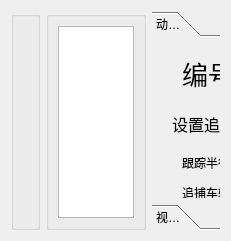
      <widget class="QWidget" name="tab3">
       <attribute name="title">
        <string>控制中心</string>
       </attribute>
       <layout class="QHBoxLayout" name="horizontalLayout_4">
        <item>
         <widget class="QGroupBox" name="paintBox">
          <property name="title">
           <string/>
          </property>
         </widget>
        </item>
        <item>
         <widget class="QGroupBox" name="flyBox2">
          <property name="maximumSize">
           <size>
            <width>100</width>
            <height>16777215</height>
           </size>
          </property>
          <property name="title">
           <string/>
          </property>
          <layout class="QVBoxLayout" name="verticalLayout_4">
           <item>
            <widget class="QTableWidget" name="flyWidget">
             <property name="maximumSize">
              <size>
               <width>100</width>
               <height>16777215</height>
              </size>
             </property>
            </widget>
           </item>
          </layout>
         </widget>
        </item>
        <item>
         <widget class="QToolBox" name="toolBox">
          <property name="maximumSize">
           <size>
            <width>300</width>
            <height>16777215</height>
           </size>
          </property>
          <property name="currentIndex">
           <number>0</number>
          </property>
          <widget class="QWidget" name="page">
           <property name="geometry">
            <rect>
             <x>0</x>
             <y>0</y>
             <width>300</width>
             <height>741</height>
            </rect>
           </property>
           <attribute name="label">
            <string>动捕模式</string>
           </attribute>
           <widget class="QPushButton" name="BtnLanding">
            <property name="geometry">
             <rect>
              <x>100</x>
              <y>530</y>
              <width>75</width>
              <height>23</height>
             </rect>
            </property>
            <property name="text">
             <string>降落</string>
            </property>
           </widget>
           <widget class="QLineEdit" name="EditHeight">
            <property name="geometry">
             <rect>
              <x>110</x>
              <y>170</y>
              <width>121</width>
              <height>20</height>
             </rect>
            </property>
           </widget>
           <widget class="QLabel" name="labLightBoard_17">
            <property name="geometry">
             <rect>
              <x>30</x>
              <y>10</y>
              <width>71</width>
              <height>41</height>
             </rect>
            </property>
            <property name="styleSheet">
             <string notr="true">QLabel{font-family:'Microsoft YaHei';font-size:26px;}</string>
            </property>
            <property name="text">
             <string>编号：</string>
            </property>
           </widget>
           <widget class="QPushButton" name="BtnCancel">
            <property name="geometry">
             <rect>
              <x>160</x>
              <y>340</y>
              <width>75</width>
              <height>23</height>
             </rect>
            </property>
            <property name="text">
             <string>取消</string>
            </property>
           </widget>
           <widget class="QLabel" name="Editnum2">
            <property name="geometry">
             <rect>
              <x>100</x>
              <y>10</y>
              <width>51</width>
              <height>41</height>
             </rect>
            </property>
            <property name="text">
             <string/>
            </property>
           </widget>
           <widget class="QLabel" name="labLightBoard_5">
            <property name="geometry">
             <rect>
              <x>30</x>
              <y>170</y>
              <width>81</width>
              <height>20</height>
             </rect>
            </property>
            <property name="text">
             <string>跟踪高度：</string>
            </property>
           </widget>
           <widget class="QPushButton" name="BtnTakeoff2">
            <property name="geometry">
             <rect>
              <x>150</x>
              <y>500</y>
              <width>75</width>
              <height>23</height>
             </rect>
            </property>
            <property name="text">
             <string>起飞</string>
            </property>
           </widget>
           <widget class="QLineEdit" name="EditRadius">
            <property name="geometry">
             <rect>
              <x>110</x>
              <y>110</y>
              <width>121</width>
              <height>20</height>
             </rect>
            </property>
           </widget>
           <widget class="QLabel" name="label">
            <property name="geometry">
             <rect>
              <x>240</x>
              <y>110</y>
              <width>21</width>
              <height>16</height>
             </rect>
            </property>
            <property name="text">
             <string>cm</string>
            </property>
           </widget>
           <widget class="QComboBox" name="BoxDirection">
            <property name="geometry">
             <rect>
              <x>110</x>
              <y>210</y>
              <width>121</width>
              <height>22</height>
             </rect>
            </property>
            <item>
             <property name="text">
              <string>前</string>
             </property>
            </item>
            <item>
             <property name="text">
              <string>后</string>
             </property>
            </item>
            <item>
             <property name="text">
              <string>左</string>
             </property>
            </item>
            <item>
             <property name="text">
              <string>右</string>
             </property>
            </item>
            <item>
             <property name="text">
              <string>中</string>
             </property>
            </item>
            <item>
             <property name="text">
              <string>左前</string>
             </property>
            </item>
            <item>
             <property name="text">
              <string>左后</string>
             </property>
            </item>
            <item>
             <property name="text">
              <string>右前</string>
             </property>
            </item>
            <item>
             <property name="text">
              <string>右后</string>
             </property>
            </item>
           </widget>
           <widget class="QPushButton" name="BtnConfirm">
            <property name="geometry">
             <rect>
              <x>40</x>
              <y>340</y>
              <width>75</width>
              <height>23</height>
             </rect>
            </property>
            <property name="text">
             <string> 动捕跟踪</string>
            </property>
           </widget>
           <widget class="QPushButton" name="BtnStart">
            <property name="geometry">
             <rect>
              <x>100</x>
              <y>470</y>
              <width>75</width>
              <height>23</height>
             </rect>
            </property>
            <property name="text">
             <string>开始</string>
            </property>
           </widget>
           <widget class="QLabel" name="labLightBoard_6">
            <property name="geometry">
             <rect>
              <x>30</x>
              <y>140</y>
              <width>81</width>
              <height>20</height>
             </rect>
            </property>
            <property name="text">
             <string>追捕车辆：</string>
            </property>
           </widget>
           <widget class="QLabel" name="labLightBoard_4">
            <property name="geometry">
             <rect>
              <x>30</x>
              <y>110</y>
              <width>81</width>
              <height>20</height>
             </rect>
            </property>
            <property name="text">
             <string>跟踪半径：</string>
            </property>
           </widget>
           <widget class="QPushButton" name="BtnTiming">
            <property name="geometry">
             <rect>
              <x>40</x>
              <y>500</y>
              <width>75</width>
              <height>23</height>
             </rect>
            </property>
            <property name="text">
             <string>授时</string>
            </property>
           </widget>
           <widget class="QLabel" name="labLightBoard_22">
            <property name="geometry">
             <rect>
              <x>30</x>
              <y>270</y>
              <width>71</width>
              <height>20</height>
             </rect>
            </property>
            <property name="text">
             <string>是否补位：</string>
            </property>
           </widget>
           <widget class="QLabel" name="label_11">
            <property name="geometry">
             <rect>
              <x>240</x>
              <y>170</y>
              <width>21</width>
              <height>16</height>
             </rect>
            </property>
            <property name="text">
             <string>cm</string>
            </property>
           </widget>
           <widget class="QComboBox" name="BoxCovering">
            <property name="geometry">
             <rect>
              <x>110</x>
              <y>270</y>
              <width>121</width>
              <height>22</height>
             </rect>
            </property>
            <item>
             <property name="text">
              <string>否</string>
             </property>
            </item>
            <item>
             <property name="text">
              <string>是</string>
             </property>
            </item>
           </widget>
           <widget class="QPushButton" name="BtnSave">
            <property name="geometry">
             <rect>
              <x>100</x>
              <y>310</y>
              <width>75</width>
              <height>23</height>
             </rect>
            </property>
            <property name="text">
             <string>保存</string>
            </property>
           </widget>
           <widget class="QLabel" name="labLightBoard_19">
            <property name="geometry">
             <rect>
              <x>30</x>
              <y>210</y>
              <width>81</width>
              <height>20</height>
             </rect>
            </property>
            <property name="text">
             <string>追捕方向：</string>
            </property>
           </widget>
           <widget class="QLabel" name="labLightBoard_44">
            <property name="geometry">
             <rect>
              <x>20</x>
              <y>60</y>
              <width>121</width>
              <height>41</height>
             </rect>
            </property>
            <property name="styleSheet">
             <string notr="true">QLabel{font-family:'Microsoft YaHei';font-size:16px;}</string>
            </property>
            <property name="text">
             <string>设置追捕无人机</string>
            </property>
           </widget>
           <widget class="QLabel" name="label_12">
            <property name="geometry">
             <rect>
              <x>240</x>
              <y>240</y>
              <width>31</width>
              <height>16</height>
             </rect>
            </property>
            <property name="text">
             <string>cm/s</string>
            </property>
           </widget>
           <widget class="QComboBox" name="EditCar">
            <property name="geometry">
             <rect>
              <x>110</x>
              <y>140</y>
              <width>121</width>
              <height>22</height>
             </rect>
            </property>
            <item>
             <property name="text">
              <string>4</string>
             </property>
            </item>
            <item>
             <property name="text">
              <string>5</string>
             </property>
            </item>
           </widget>
           <widget class="QLabel" name="labLightBoard_21">
            <property name="geometry">
             <rect>
              <x>30</x>
              <y>240</y>
              <width>81</width>
              <height>20</height>
             </rect>
            </property>
            <property name="text">
             <string>飞行速度：</string>
            </property>
           </widget>
           <widget class="QLineEdit" name="EditSpeed">
            <property name="geometry">
             <rect>
              <x>110</x>
              <y>240</y>
              <width>121</width>
              <height>20</height>
             </rect>
            </property>
            <property name="maxLength">
             <number>32767</number>
            </property>
           </widget>
           <widget class="QPushButton" name="BtnVision">
            <property name="geometry">
             <rect>
              <x>100</x>
              <y>430</y>
              <width>75</width>
              <height>23</height>
             </rect>
            </property>
            <property name="text">
             <string>视觉追捕</string>
            </property>
           </widget>
           <widget class="QPushButton" name="BtnConfirm1">
            <property name="geometry">
             <rect>
              <x>10</x>
              <y>380</y>
              <width>75</width>
              <height>23</height>
             </rect>
            </property>
            <property name="text">
             <string>1号跟踪</string>
            </property>
            <property name="checkable">
             <bool>true</bool>
            </property>
           </widget>
           <widget class="QPushButton" name="BtnConfirm2">
            <property name="geometry">
             <rect>
              <x>110</x>
              <y>380</y>
              <width>75</width>
              <height>23</height>
             </rect>
            </property>
            <property name="text">
             <string>2号跟踪</string>
            </property>
            <property name="checkable">
             <bool>true</bool>
            </property>
           </widget>
           <widget class="QPushButton" name="BtnConfirm3">
            <property name="geometry">
             <rect>
              <x>210</x>
              <y>380</y>
              <width>75</width>
              <height>23</height>
             </rect>
            </property>
            <property name="text">
             <string>3号跟踪</string>
            </property>
            <property name="checkable">
             <bool>true</bool>
            </property>
           </widget>
          </widget>
          <widget class="QWidget" name="page_2">
           <property name="geometry">
            <rect>
             <x>0</x>
             <y>0</y>
             <width>100</width>
             <height>30</height>
            </rect>
           </property>
           <attribute name="label">
            <string>视觉模式</string>
           </attribute>
          </widget>
         </widget>
        </item>
       </layout>
      </widget>
